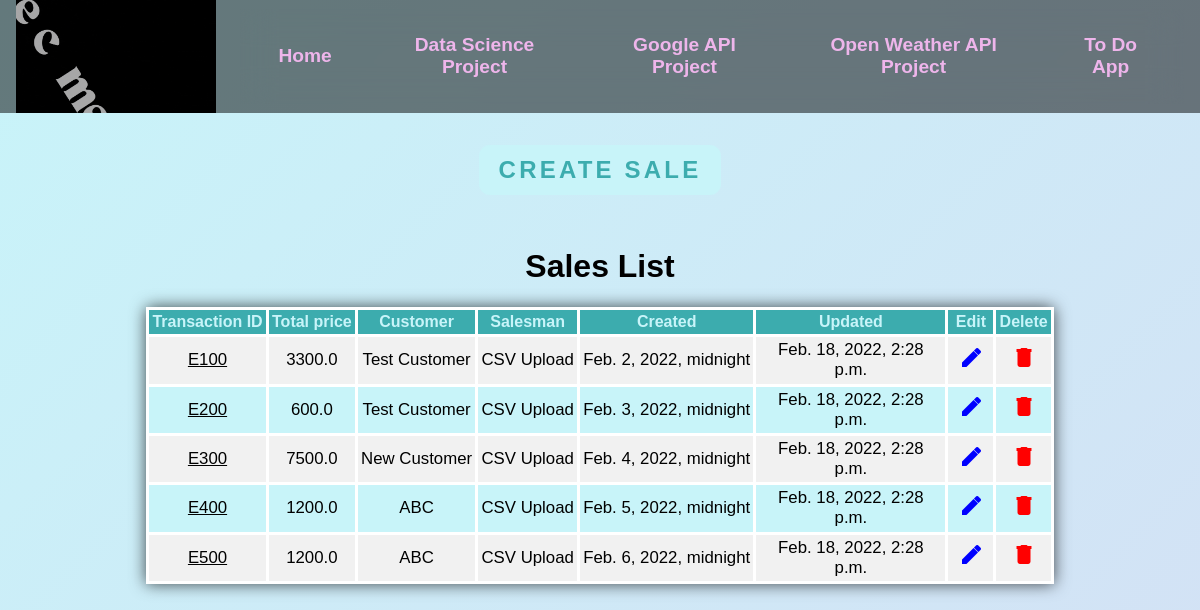
The page /datascience/sales_list/ on the database as committed earlier.
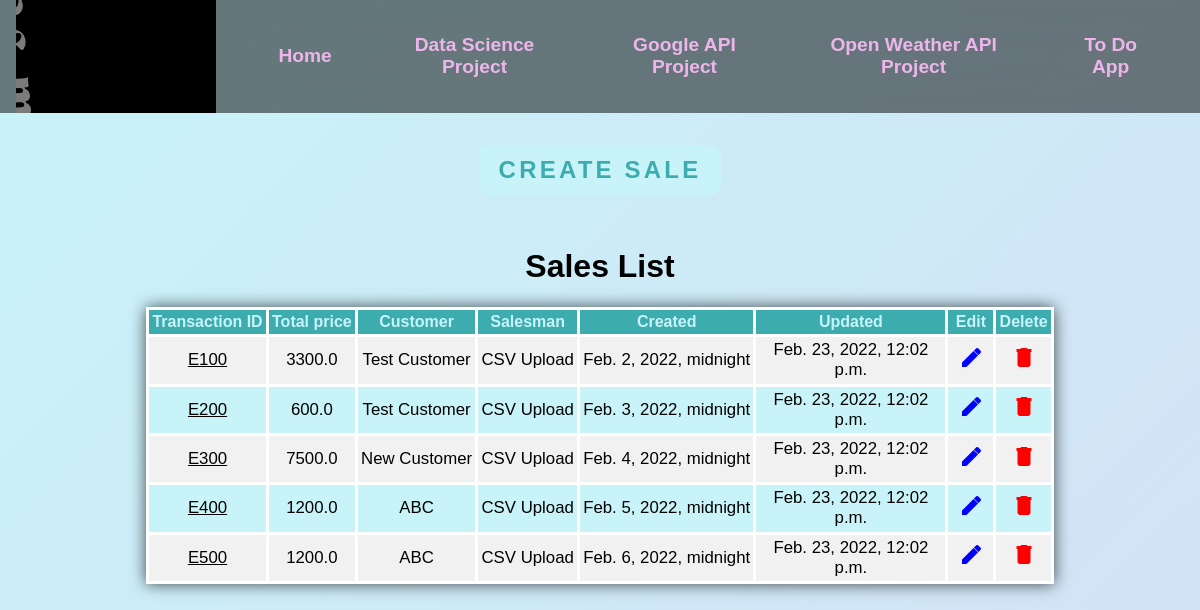
The same page on the database as committed later.
### datascience/models.py (models this page shows, shortened)
class Sale(models.Model):
    transaction_id = models.CharField(max_length=12, blank=True) # we will create a function to generate it automaticly
    positions = models.ManyToManyField(Position) # the list of positions that we are including in the sale object
    total_price = models.FloatField(blank=True, null=True)
    customer = models.ForeignKey(Customer, limit_choices_to={'is_active': True}, on_delete=models.CASCADE)
    salesman = models.CharField(max_length=100, null=True, blank=True)
    is_active = models.BooleanField(default=True)
    created = models.DateTimeField(blank=True, null=True) # blank=True, null=True in order to see them in Django admin
    updated = models.DateTimeField(auto_now=True)
    def get_absolute_url(self):
        return reverse("datascience:sale_details", kwargs={"pk": self.pk})

class Customer(models.Model):
    name = models.CharField(max_length=100)
    is_active = models.BooleanField(default=True)
    def __str__(self) -> str:
        return str(self.name)

### datascience/views.py (the view)
# urls.py: path("sales_list/", views.SaleListView.as_view(), name="sales_list"),
class SaleListView(ListView):
    model = Sale
    template_name = "datascience/sales/sales_list.html"
    def get_queryset(self):
        return self.model.objects.filter(is_active=True)

### templates/datascience/sales/sales_list.html (shortened to what this page needs)
{% extends 'base.html' %}
{% load static %}
{% block content %}
<div class="align-center">
    <div class="buttons-container">
        <a class="submit-neon" href="{% url 'datascience:sales_create' %}">
            Create Sale
        </a>
    </div>
    <h1>Sales List</h1>
    <table>
        <thead>
            <tr>
                <th>Transaction ID</th>
                <th>Total price</th>
                <th>Customer</th>
                <th>Salesman</th>
                <th>Created</th>
                <th>Updated</th>
                <th>Edit</th>
                <th>Delete</th>
            </tr>
        </thead>
        <tbody>
            {% for obj in object_list %}
            <tr>
                <td><a href="{{obj.get_absolute_url}}">{{obj.transaction_id}}</a></td>
                <td>{{obj.total_price}}</td>
                <td>{{obj.customer}}</td>
                <td>{{obj.salesman}}</td>
                <td>{{obj.created}}</td>
                <td>{{obj.updated}}</td>
                <td>
                    <a style="color:blue" href="{% url 'datascience:sales_update' obj.id %}">
                        <span class="material-icons">
                        </span>
                    </a>
                </td>
                <td>
                    <a style="color:red" href="{% url 'datascience:sales_delete' obj.id %}">
                        <span class="material-icons">
                        </span>
                    </a>
                </td>
            </tr>
            {% endfor %}
        </tbody>
    </table>
</div>
{% endblock %}

### templates/base.html (shortened to what this page needs)
{% load static %}
<!DOCTYPE html>
<html>
  <head>
      <link rel="stylesheet" href="{% static 'css/main.css' %}"/>
      <link rel="stylesheet" href="{% static 'css/registration.css' %}"/>
      <link rel="stylesheet" href="{% static 'css/standard_buttons.css' %}">
      <link rel="stylesheet" href="{% static 'css/dashboard.css' %}">
      <link rel="stylesheet" href="https://pro.fontawesome.com/releases/v5.10.0/css/all.css"
/>
      <link rel="stylesheet" href="{% static 'css/google_fonts.css' %}">
      <link rel="stylesheet" id="themeStylesheetLink" href="{% static 'css/themes/default.css' %}">
    <link rel="stylesheet"
          href="https://cdnjs.cloudflare.com/ajax/libs/toastr.js/latest/toastr.css"
 />
    <link rel="stylesheet" href="https://unpkg.com/dropzone@5/dist/min/dropzone.min.css" type="text/css" />
  </head>
  <body>
    {% include 'partials/nav.html' %}
    <div>
      {% block content %}
      {% endblock %}
    </div>
  </body>
</html>

### templates/partials/nav.html (shortened to what this page needs)
{% load static %}
<div class="primary-header flex">
  <div>
    <a href="{% url 'homepage' %}">
      <img src="{% static 'homepage/logo.gif' %}" alt="logo" class="logo">
    </a>
  </div>
  <nav>
    <ul id="primary-navigation" data-visible="false" class="primary-navigation flex">
      <li>
        <a href="{% url 'homepage' %}">Home</a>
      </li>
      <li>
        <a href="{% url 'datascience:overview' %}">Data Science Project</a>
      </li>
      <li>
        <a href="{% url 'googleapi:route' %}">Google API Project</a>
      </li>
      <li>
        <a href="{% url 'openweatherapi:openweather' %}">Open Weather API Project</a>
      </li>
      <li>
        <a href="{% url 'to_do_app:tasks' %}">To Do App</a>
      </li>
    </ul>
  </nav>
</div>

### static/css/main.css (style rules this page uses)
html { min-width: fit-content; }
body { display: flex; flex-direction: column; background: linear-gradient( -45deg, var(--primary-color-light), var(--secondary-color-light), var(--primary-color-light) ); background-size: 650% 650%; position: relative; animation: animated-background 30s ease-in-out infinite; height: 100vh; width: 100vw; font-family: Helvetica, sans-serif; min-width: fit-content; color: var(--text-color); padding: 0; margin: 0; overflow-x: hidden; }
img { display: block; max-width: 100%; }
.align-center { display: flex; flex-direction: column; align-items: center; justify-content: center; text-align: center; }
a { color: inherit; }
.flex { display: flex; gap: var(--gap, 1.5rem); }
.logo { max-width: 200px; max-height: 200px; margin-left: 1rem; }
.primary-header { display: flex; align-items: center; justify-content: space-between; background-color: var(--navbar-background-color); margin-bottom: 2rem; min-width: fit-content; z-index: 9999; }
.primary-navigation { list-style: none; padding: 1rem; font-size: 1.2rem; font-weight: bold; color: var(--navbar-text-color); margin: auto; backdrop-filter: blur(1rem); text-align: center; align-items: center; justify-content: center; margin-right: 1rem; }
nav ul li .dropdown-container, nav ul li a { display: flex; padding: 0.6rem 1.4rem; border-radius: 2rem; text-align: center; align-items: center; justify-content: center; margin: auto; }
.primary-navigation a { text-decoration: none; }
.dataTable, table { font-size: 1.05rem; min-width: 25rem; max-width: 95%; border-radius: 0.3rem 0.3rem 0 0; box-shadow: 0 0 1rem var(--table-and-form-box-shadow); margin: auto; border-collapse: collapse; max-width: 95vw; margin-bottom: 1rem; }
.dataTable thead tr, table thead tr { background-color: var(--primary-color); color: var(--primary-color-light); text-align: center; font-weight: bold; font-size: 1rem; }
table thead tr th { text-align: center; }
.dataTable th, .dataTable td, table th, table td { padding: 0.2rem; border: 0.2rem solid var(--form-and-table-borders); min-width: 3rem; word-wrap: break-word; max-width: 12rem; }
.dataTable tbody tr:nth-of-type(even), table tbody tr:nth-of-type(even) { background-color: var(--primary-color-light); }
.dataTable tbody tr:nth-of-type(odd), table tbody tr:nth-of-type(odd) { background-color: var(--tertiary-color); }
td .material-icons { aspect-ratio: 1; font-weight: bold; }
.submit-neon { position: relative; display: inline-block; align-items: center; text-align: center; justify-content: center; padding: 0.7rem 1.25rem; color: var(--primary-color); font-size: 1.5rem; font-weight: bold; text-decoration: none; text-transform: uppercase; overflow: hidden; transition: 0.5s; letter-spacing: 0.2rem; max-width: 20rem; border-radius: 0.7rem; background: var(--primary-color-light); margin-bottom: 2rem; }
.buttons-container { display: flex; align-items: center; justify-content: space-evenly; text-align: center; }

### static/css/themes/default.css (style rules this page uses)
:root { --text-color: black; --text-color-hover: black; --primary-color: #3cacae; --primary-color-light: #c8f4f9; --secondary-color: #c26dbc; --secondary-color-light: #eeb5eb; --tertiary-color: #f1f1f1; --navbar-background-color: rgba(0, 0, 0, 0.5); --navbar-hover-over-items: rgba(0, 0, 0, 0.7); --navbar-text-color: #eeb5eb; --form-background: rgba(0, 0, 0, 0.4); --form-and-table-borders: white; --mobile-navabar-burger-button-color: #fff; --table-and-form-box-shadow: rgba(0, 0, 0, 0.7); }

Rows that differ between the two databases and show on the page:
removed Sale: transaction_id "E100", total_price "3300.0", customer "Test Customer", salesman "CSV Upload", created "Feb. 2, 2022, midnight", updated "Feb. 18, 2022, 2:28 p.m."
removed Sale: transaction_id "E200", total_price "600.0", customer "Test Customer", salesman "CSV Upload", created "Feb. 3, 2022, midnight", updated "Feb. 18, 2022, 2:28 p.m."
removed Sale: transaction_id "E300", total_price "7500.0", customer "New Customer", salesman "CSV Upload", created "Feb. 4, 2022, midnight", updated "Feb. 18, 2022, 2:28 p.m."
removed Sale: transaction_id "E400", total_price "1200.0", customer "ABC", salesman "CSV Upload", created "Feb. 5, 2022, midnight", updated "Feb. 18, 2022, 2:28 p.m."
removed Sale: transaction_id "E500", total_price "1200.0", customer "ABC", salesman "CSV Upload", created "Feb. 6, 2022, midnight", updated "Feb. 18, 2022, 2:28 p.m."
added Sale: transaction_id "E100", total_price "3300.0", customer "Test Customer", salesman "CSV Upload", created "Feb. 2, 2022, midnight", updated "Feb. 23, 2022, 12:02 p.m."
added Sale: transaction_id "E200", total_price "600.0", customer "Test Customer", salesman "CSV Upload", created "Feb. 3, 2022, midnight", updated "Feb. 23, 2022, 12:02 p.m."
added Sale: transaction_id "E300", total_price "7500.0", customer "New Customer", salesman "CSV Upload", created "Feb. 4, 2022, midnight", updated "Feb. 23, 2022, 12:02 p.m."
added Sale: transaction_id "E400", total_price "1200.0", customer "ABC", salesman "CSV Upload", created "Feb. 5, 2022, midnight", updated "Feb. 23, 2022, 12:02 p.m."
added Sale: transaction_id "E500", total_price "1200.0", customer "ABC", salesman "CSV Upload", created "Feb. 6, 2022, midnight", updated "Feb. 23, 2022, 12:02 p.m."
